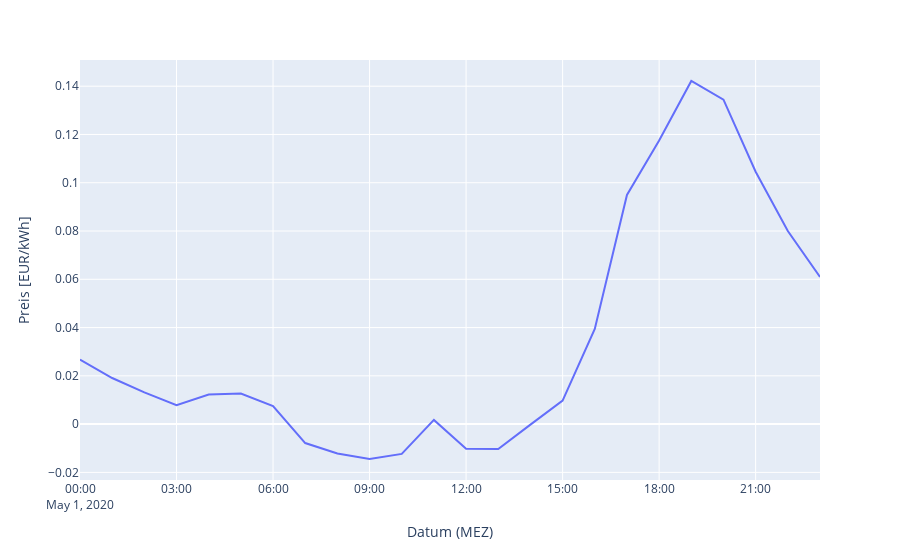

The cell this chart's notebook holds for it:
### Markdown cell above
# Anwendung: Energiespeicherproblem mit rollierendem Zeitfenster
Wir betrachten das Batteriespeicherproblem {ref}`subsec:energiespeicher`.

<div>
<img src="./bilder/BeispielBatterie1.png" width="750"/>
</div>

Betrachten wir zunächst noch einmal die Situation aus dem Beispiel. Gegeben seien:

- Ein betrachteter Zeithorizont $\{1,2, \ldots, 24\}$ von einem Tag.
- Der Verbrauch $d_t$ zum Zeitpunkt $t$. 
- Der Strompreis $p_t$ zum Zeitpunkt $t$.

Weiterhin ist die Kapazität $s_{max}=20 kWh$ sowie der initiale Ladestand $s_0=0.0 kWh$ des installierten Batteriespeichers gegeben. Betrachten wir zunächst den Preisverlauf über einen Tag:

### Code cell
import plotly.express as px
import pandas as pd

df = pd.read_csv("Daten/strom_actuals.csv")
df.index = range(1,25)
px.line(data_frame=df, x="Datum (MEZ)", y="Preis [EUR/kWh]")

### Figure 1 — Plotly figure (JSON) as saved in the notebook; plotly's stock layout.template omitted (floating-point values rounded to 4 significant figures)
{"data": [{"hovertemplate": "Datum (MEZ)=%{x}<br>Preis [EUR/kWh]=%{y}<extra></extra>", "legendgroup": "", "line": {"color": "#636efa", "dash": "solid"}, "marker": {"symbol": "circle"}, "mode": "lines", "name": "", "orientation": "v", "showlegend": false, "type": "scatter", "x": ["2020-05-01 00:00:00+01:00", "2020-05-01 01:00:00+01:00", "2020-05-01 02:00:00+01:00", "2020-05-01 03:00:00+01:00", "2020-05-01 04:00:00+01:00", "2020-05-01 05:00:00+01:00", "2020-05-01 06:00:00+01:00", "2020-05-01 07:00:00+01:00", "2020-05-01 08:00:00+01:00", "2020-05-01 09:00:00+01:00", "2020-05-01 10:00:00+01:00", "2020-05-01 11:00:00+01:00", "2020-05-01 12:00:00+01:00", "2020-05-01 13:00:00+01:00", "2020-05-01 14:00:00+01:00", "2020-05-01 15:00:00+01:00", "2020-05-01 16:00:00+01:00", "2020-05-01 17:00:00+01:00", "2020-05-01 18:00:00+01:00", "2020-05-01 19:00:00+01:00", "2020-05-01 20:00:00+01:00", "2020-05-01 21:00:00+01:00", "2020-05-01 22:00:00+01:00", "2020-05-01 23:00:00+01:00"], "xaxis": "x", "y": [0.02675, 0.0191, 0.01315, 0.0078, 0.0123, 0.0127, 0.0075, -0.00785, -0.01215, -0.01445, -0.01235, 0.00175, -0.0102, -0.0103, -0.0002, 0.00975, 0.0394, 0.09495, 0.1175, 0.1421, 0.1344, 0.1046, 0.08, 0.061], "yaxis": "y"}], "layout": {"legend": {"tracegroupgap": 0}, "margin": {"t": 60}, "xaxis": {"anchor": "y", "domain": [0, 1], "title": {"text": "Datum (MEZ)"}}, "yaxis": {"anchor": "x", "domain": [0, 1], "title": {"text": "Preis [EUR/kWh]"}}}}
